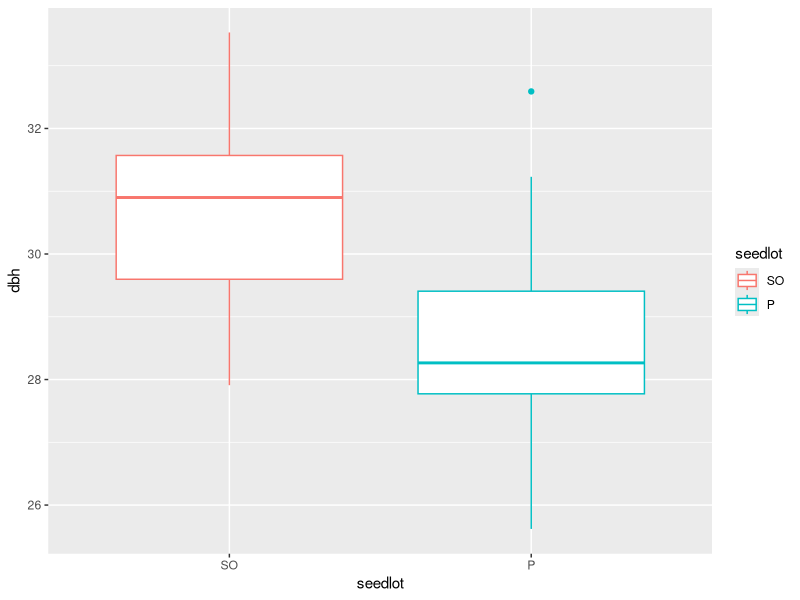
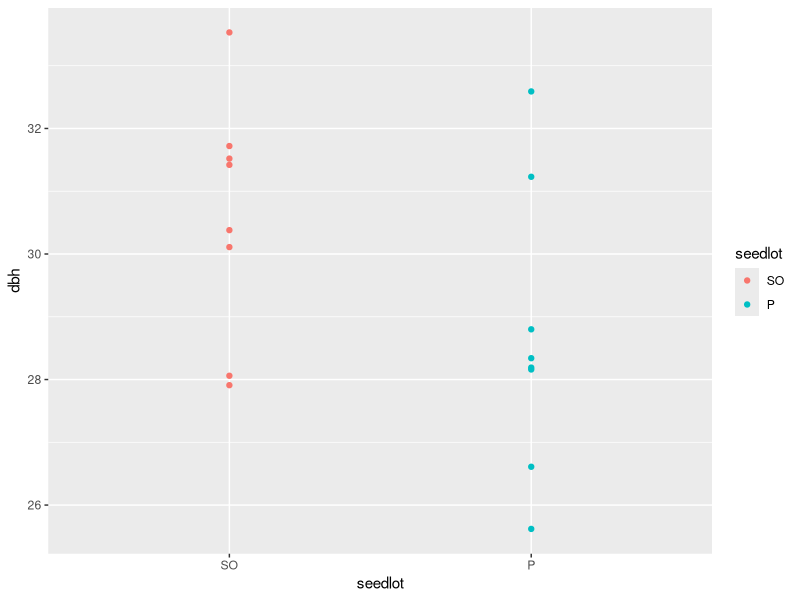
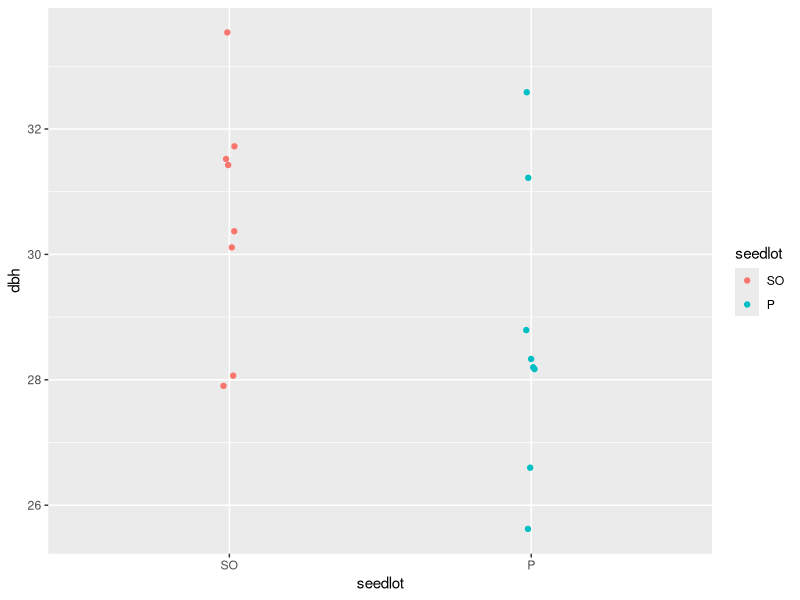
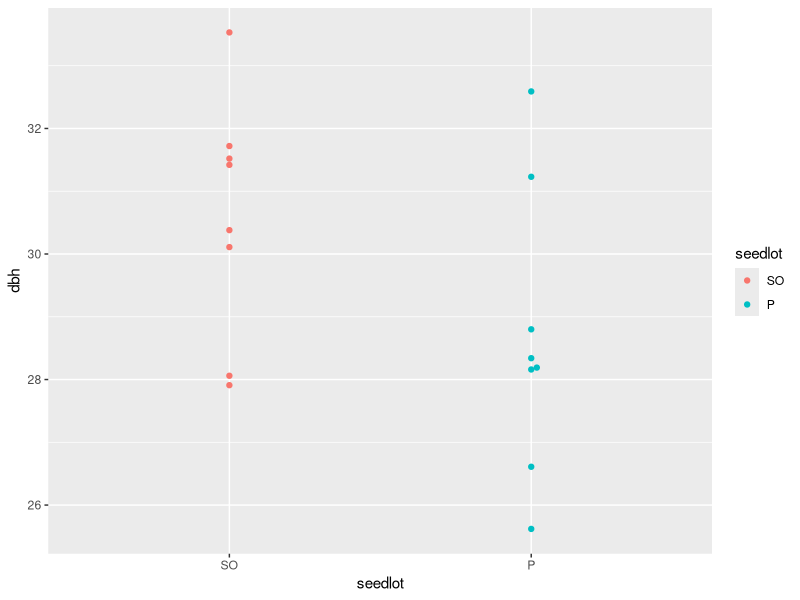
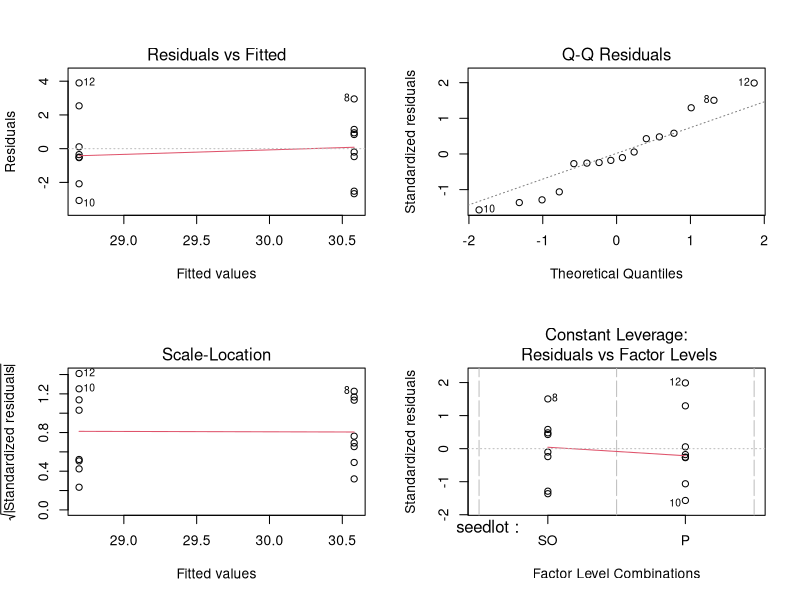
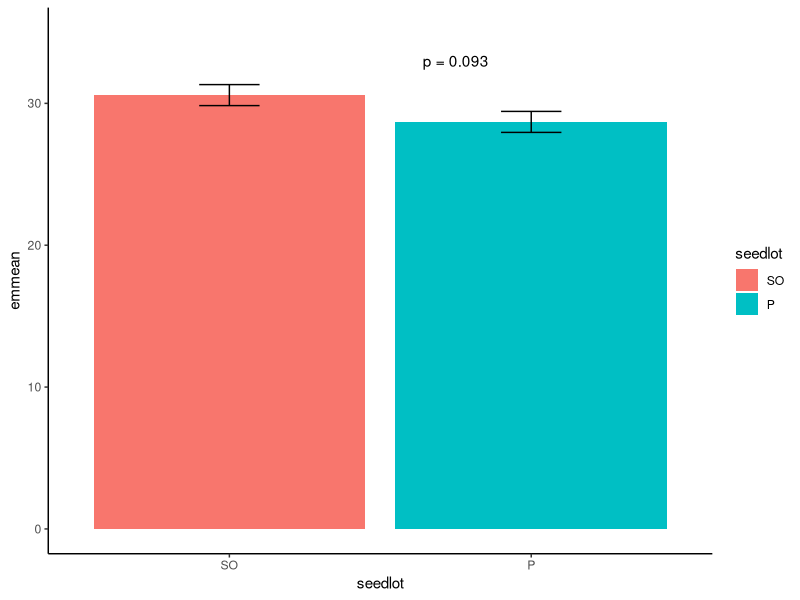

Write R code to recreate these figures, in order.
## ---- chunk 1
library(ggplot2)
library(emmeans)
library(ggbeeswarm)
## ---- chunk 2
seed <- read.csv("../Data/seed orchard data.csv")
str(seed)
## ---- chunk 3
seed$seedlot <- factor(seed$seedlot, levels = c("SO", "P"))
## ---- chunk 4
ggplot(seed, aes(x=seedlot, y=dbh, col=seedlot))+
  geom_boxplot()
## ---- chunk 5
ggplot(seed, aes(x=seedlot, y=dbh, col=seedlot))+
  geom_point()
## ---- chunk 6
ggplot(seed, aes(x=seedlot, y=dbh, col=seedlot))+
  geom_jitter(width = 0.02)
## ---- chunk 7
ggplot(seed, aes(x=seedlot, y=dbh, col=seedlot))+
  geom_beeswarm()
## ---- chunk 8
model.seed <- lm(dbh ~ seedlot, data = seed)
## ---- chunk 9
anova(model.seed)
## ---- chunk 10
emmeans(model.seed, pairwise~seedlot)
## ---- chunk 11
par(mfrow=c(2,2))
plot(model.seed)
## ---- chunk 12
results1<-summary(emmeans(model.seed, ~seedlot))
ggplot(results1, aes(x=seedlot, y=emmean, fill = seedlot))+
  geom_bar(stat="identity")+
  geom_errorbar(aes(ymin=emmean-SE, ymax = emmean+SE), width = 0.2)+
  annotate("text", x=1.75, y=33, label = "p = 0.093")+
  ylim(c(0,35))+
  theme_classic()
